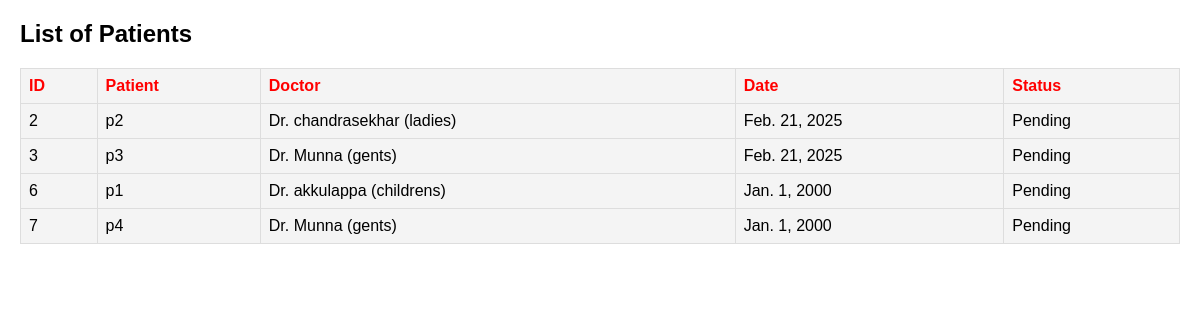
Screenshot of /appointment_list/ with the database file from the repository.
### A1/models.py (models this page shows, shortened)
class Appointment(models.Model):
    patient = models.ForeignKey(Patient, on_delete=models.CASCADE)
    doctor = models.ForeignKey(Doctor, on_delete=models.CASCADE)
    date = models.DateField()
    time = models.TimeField()
    status = models.CharField(max_length=20, choices=[('Pending', 'Pending'), ('Completed', 'Completed')])

class Patient(models.Model):
    name = models.CharField(max_length=100)
    age = models.IntegerField()
    gender = models.CharField(max_length=10, choices=[('Male', 'Male'), ('Female', 'Female')])
    address = models.TextField()
    phone = models.CharField(max_length=15)
    medical_history = models.TextField(blank=True)
    def __str__(self):
        return self.name

class Doctor(models.Model):
    name = models.CharField(max_length=100)
    specialization = models.CharField(max_length=100)
    phone = models.CharField(max_length=15)
    email = models.EmailField(unique=True)
    availability = models.BooleanField(default=True)
    def __str__(self):
        return f"Dr. {self.name} ({self.specialization})"

### A1/views.py (the view)
# urls.py: path('appointment_list/', views.appointment_list),
def appointment_list(request):
    appointment_list1=Appointment.objects.all()
    return render(request,'A1/appointment_list.html',{'appointment_list1':appointment_list1})

### template/A1/appointment_list.html (shortened to what this page needs)
<!DOCTYPE html>
<html lang="en">
<head>
</head>
<body>
    <h2>List of Patients</h2>
    <table>
        <t>
            <th>ID</th>
            <th>Patient</th>
            <th>Doctor</th>
            <th>Date</th>
            <th>Status</th>
        </t>
      {%for appointment in appointment_list1 %}
        <tr>
            <td>{{appointment.id}}</td>
            <td>{{appointment.patient}}</td>
            <td>{{appointment.doctor}}</td>
            <td>{{appointment.date}}</td>
          <td>{{appointment.status}}</td>
        </tr>
      {%endfor%}
    </table>
</body>
</html>

### template/A1/appointment_list.html (style rules this page uses)
body { font-family: Arial, sans-serif; margin: 20px; }
table { width: 100%; border-collapse: collapse; }
th, td { border: 1px solid #ddd; padding: 8px; text-align: left; }
td { background-color: #f4f4f4; color:black; }
th { background-color: #f4f4f4; color:red; }

### rows the page displays
Appointment: id "2", patient "p2", doctor "Dr. chandrasekhar (ladies)", date "Feb. 21, 2025", status "Pending"
Appointment: id "3", patient "p3", doctor "Dr. Munna (gents)", date "Feb. 21, 2025", status "Pending"
Appointment: id "6", patient "p1", doctor "Dr. akkulappa (childrens)", date "Jan. 1, 2000", status "Pending"
Appointment: id "7", patient "p4", doctor "Dr. Munna (gents)", date "Jan. 1, 2000", status "Pending"
